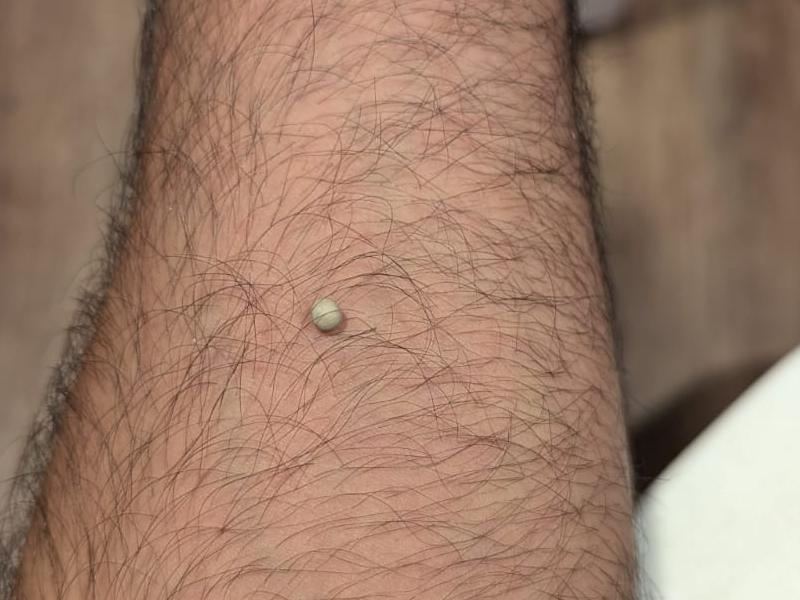
#> input picture PhysicalClayModeledDataset/800x600/WhatsApp Image 2024-09-03 at 11.00.20_71391236.jpg, 800 x 600 px
$ python -i hairremoval.py   (imports and definitions only)
#> lines starting #> are read from the running program, lines starting #| are printed output that depends on the picture; after the words box and inside, x2 and y2 are one past the last pixel; in counts of white or black regions, pixels touching at a corner belong together
import cv2

def hairremoval(image):

    grayScale = cv2.cvtColor(image, cv2.COLOR_RGB2GRAY)
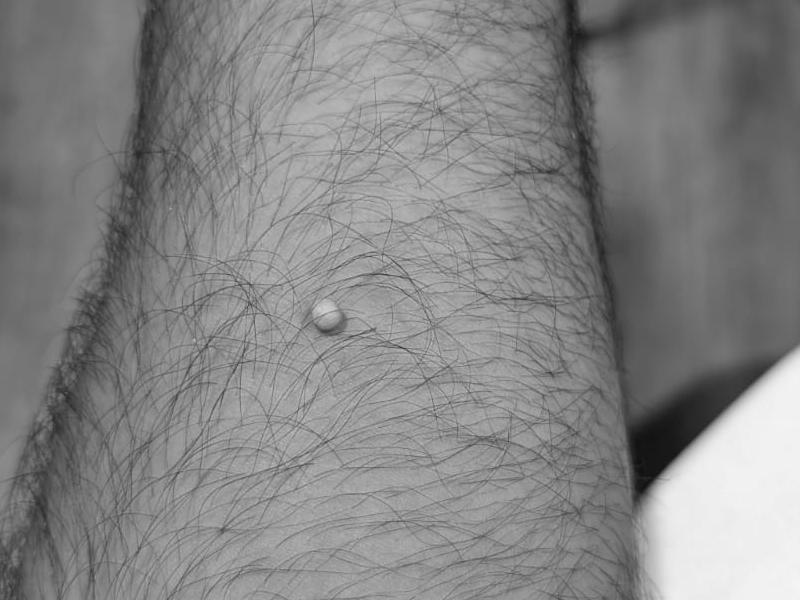
#> grayScale: shape (600, 800); min 15, max 245, mean 132.6

    # Black hat filter
    kernel = cv2.getStructuringElement(1, (9, 9))
    blackhat = cv2.morphologyEx(grayScale, cv2.MORPH_BLACKHAT, kernel)
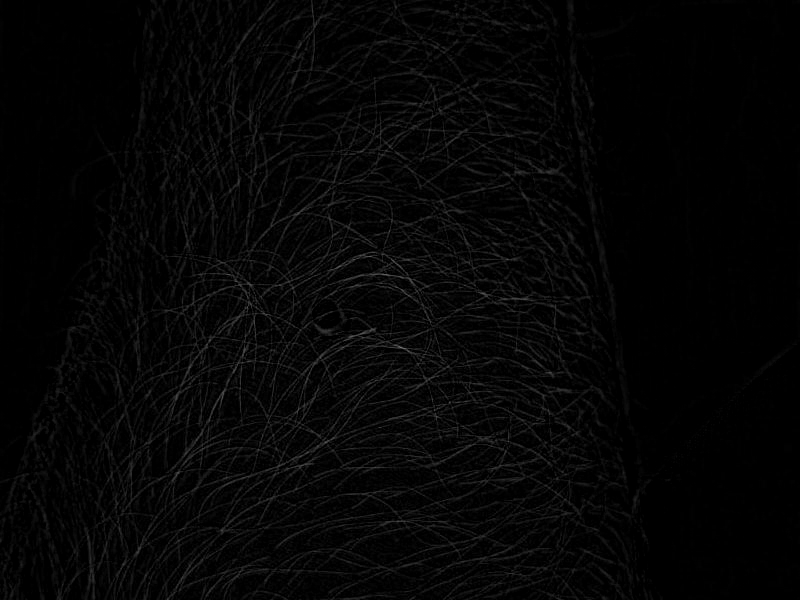
#> blackhat: shape (600, 800); min 0, max 124, mean 5.3

    # Gaussian filter
    bhg = cv2.GaussianBlur(blackhat, (3, 3), cv2.BORDER_DEFAULT)

    # Binary thresholding (MASK)
    ret, mask = cv2.threshold(bhg, 10, 255, cv2.THRESH_BINARY)
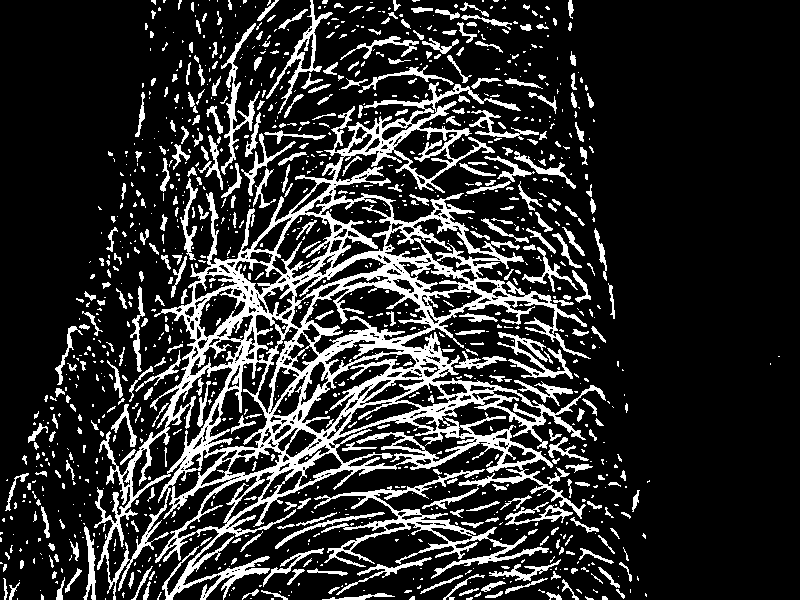
#> mask: shape (600, 800); 18.3% white; 1220 white regions (847 under 20 px), largest, box (x1, y1, x2, y2) and area: (94, 82, 606, 600) 48318, (314, 469, 549, 579) 3781, (221, 23, 260, 175) 1057

    if len(image.shape) == 3:
        dst = cv2.inpaint(image, mask, 6, cv2.INPAINT_TELEA)
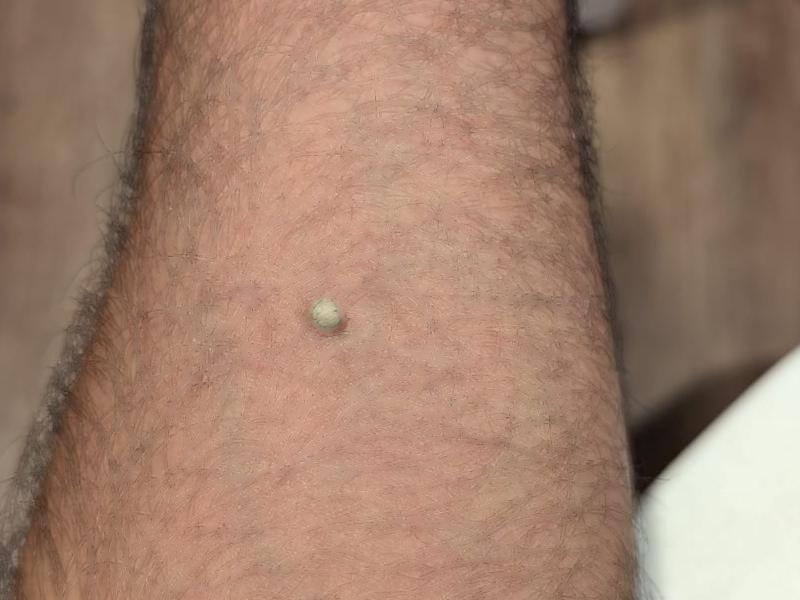
#> dst: shape (600, 800, 3); mean R, G, B 160.7, 128.5, 109.3
    else:
        # If input was grayscale, convert result back to RGB
        image_rgb = cv2.cvtColor(image, cv2.COLOR_GRAY2RGB)
        dst = cv2.inpaint(image_rgb, mask, 6, cv2.INPAINT_TELEA)

    return dst

>>> import cv2
>>> picture = cv2.cvtColor(cv2.imread('../PhysicalClayModeledDataset/800x600/WhatsApp Image 2024-09-03 at 11.00.20_71391236.jpg'), cv2.COLOR_BGR2RGB)
>>> result = hairremoval(picture)

$ run again, on PhysicalClayModeledDataset/800x600/WhatsApp Image 2024-09-03 at 11.00.20_975209d5.jpg
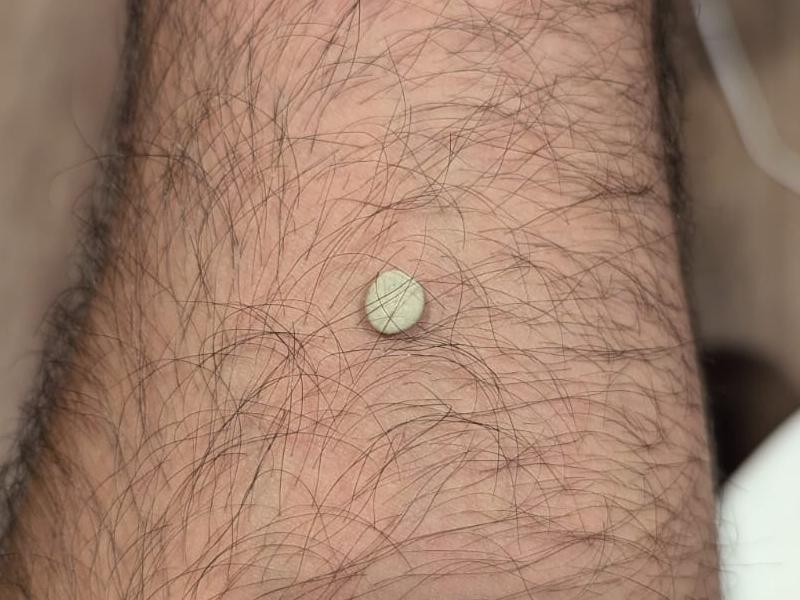
#> input picture PhysicalClayModeledDataset/800x600/WhatsApp Image 2024-09-03 at 11.00.20_975209d5.jpg, 800 x 600 px
#> in hairremoval, `ret, mask = cv2.threshold(bhg, 10, 255, cv2.THRESH_BINARY)`:
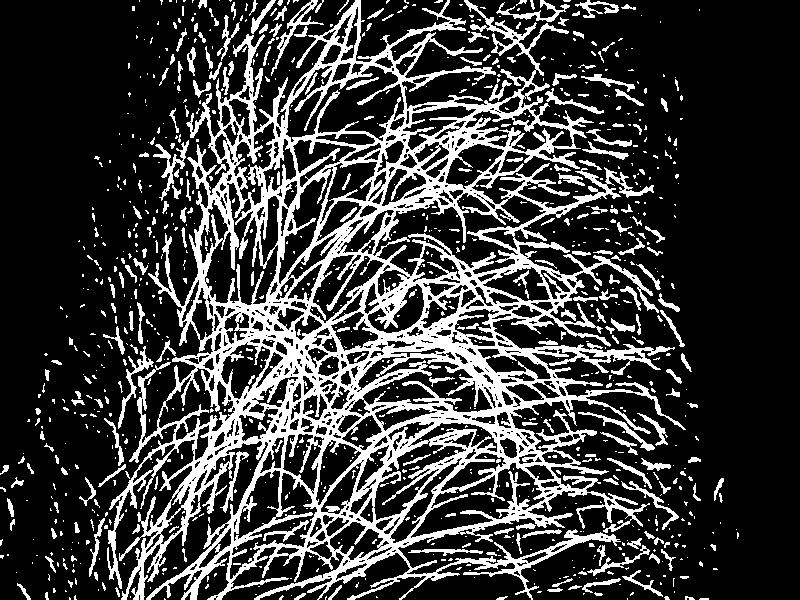
#> mask: shape (600, 800); 23.5% white; 1071 white regions (817 under 20 px), largest, box (x1, y1, x2, y2) and area: (107, 0, 686, 600) 90591, (271, 0, 324, 76) 499, (153, 140, 189, 201) 490
#> in hairremoval, `dst = cv2.inpaint(image, mask, 6, cv2.INPAINT_TELEA)`:
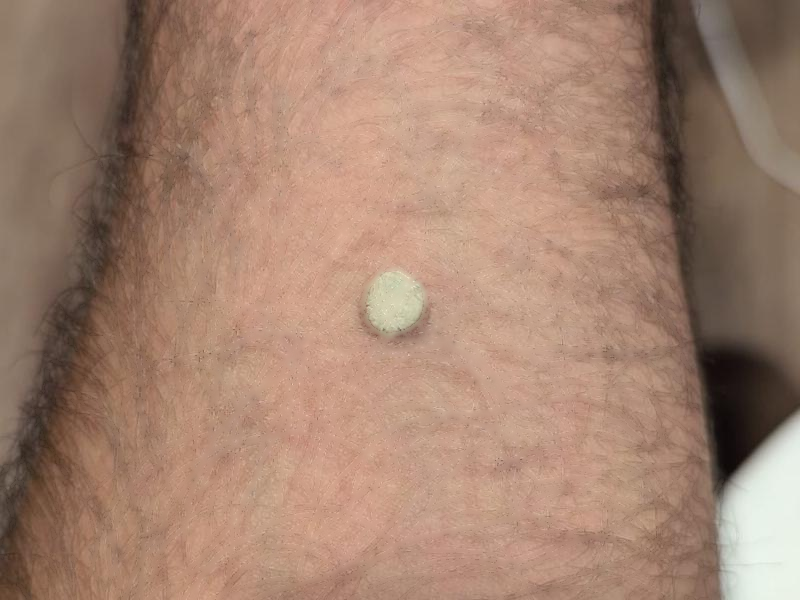
#> dst: shape (600, 800, 3); mean R, G, B 164, 131.3, 112.6

$ run again, on PhysicalClayModeledDataset/800x600/WhatsApp Image 2024-09-03 at 11.00.21_2adbaf57.jpg
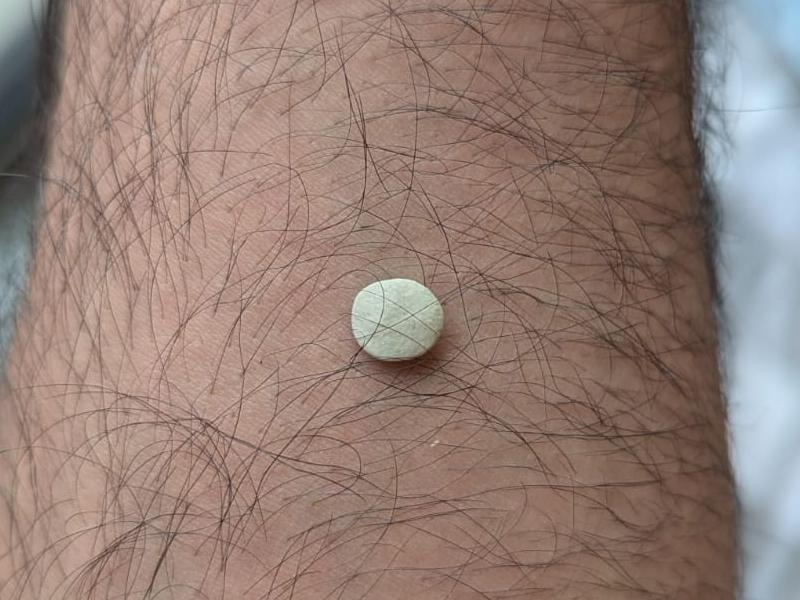
#> input picture PhysicalClayModeledDataset/800x600/WhatsApp Image 2024-09-03 at 11.00.21_2adbaf57.jpg, 800 x 600 px
#> in hairremoval, `ret, mask = cv2.threshold(bhg, 10, 255, cv2.THRESH_BINARY)`:
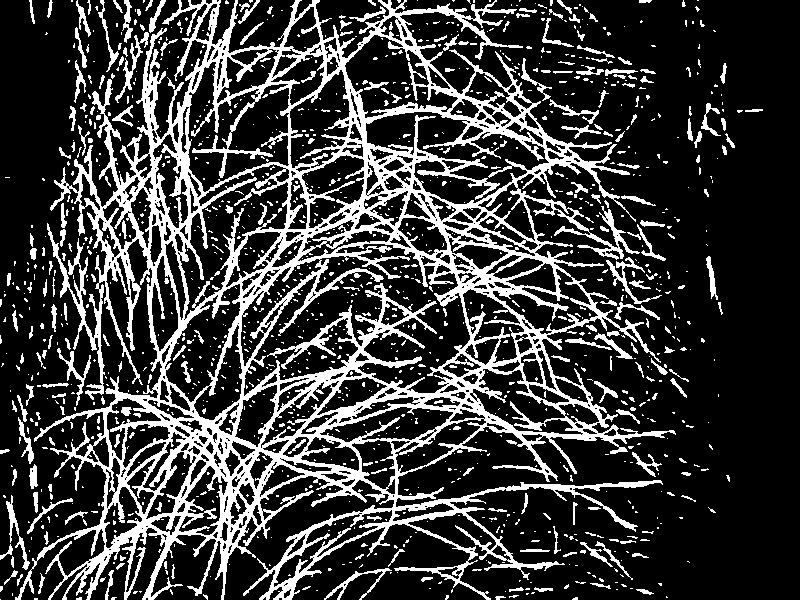
#> mask: shape (600, 800); 23.2% white; 1316 white regions (1074 under 20 px), largest, box (x1, y1, x2, y2) and area: (15, 0, 676, 600) 90218, (606, 257, 662, 304) 431, (115, 32, 149, 103) 416
#> in hairremoval, `dst = cv2.inpaint(image, mask, 6, cv2.INPAINT_TELEA)`:
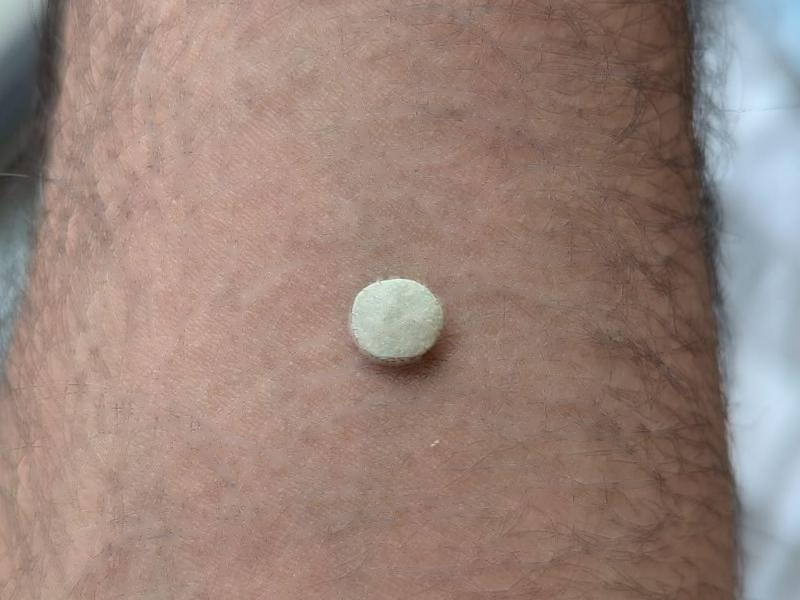
#> dst: shape (600, 800, 3); mean R, G, B 153.2, 131.2, 122.6
